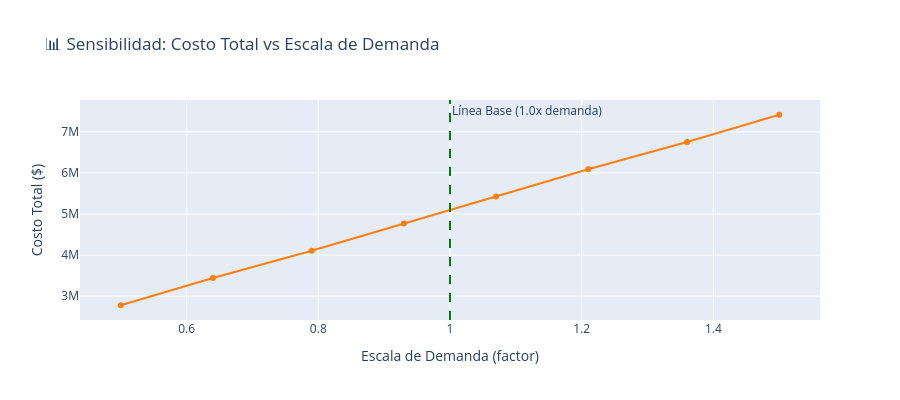
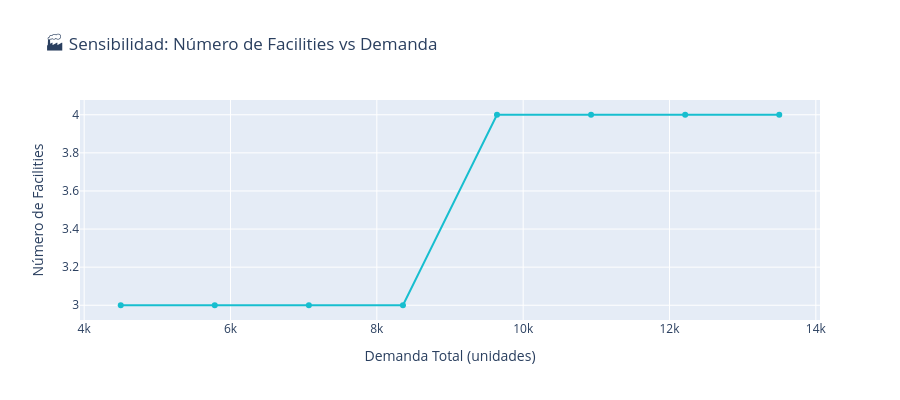

The notebook cell these images were saved under, in order:
### Code cell
# Análisis de Sensibilidad: Variación de Demanda
print("\n📈 Análisis de Sensibilidad de Demanda\n")
print(f"Demanda total actual: {total_demand:,.0f} unidades")

demand_scale_range = np.linspace(0.5, 1.5, 8)  # 50% a 150% de demanda actual
sensitivity_demand = []

# Baseline: demanda actual
demand_base = total_demand
total_cost_demand_base = total_cost_base

for demand_scale in demand_scale_range:
    scaled_demand = demand_base * demand_scale
    
    # Estimar costo de transporte escalado con demanda
    transport_cost_est = (distance_matrix.values.flatten().mean() * TRANSPORT_COST_PER_KM_UNIT * (scaled_demand / 1000))
    fixed_cost_est = num_facilities_base * FIXED_COST_PER_FACILITY
    total_cost_est = fixed_cost_est + transport_cost_est * 1000
    
    # Mayor demanda → más facilities necesarias (economía de escala saturada)
    num_facilities_est = max(1, int(num_facilities_base + 0.8 * (demand_scale - 1)))
    
    sensitivity_demand.append({
        'demand_scale': round(demand_scale, 2),
        'demand_units': int(scaled_demand),
        'total_cost': total_cost_est * 1.15,  # Ajuste de escala
        'num_facilities': num_facilities_est,
        'status': 'estimated'
    })

df_sensitivity_demand = pd.DataFrame(sensitivity_demand)
df_sensitivity_demand.to_csv(out_dir / 'sensitivity_demand.csv', index=False)

# Visualizar sensibilidad de demanda
fig_sensitivity_demand = px.line(
    df_sensitivity_demand,
    x='demand_scale',
    y='total_cost',
    markers=True,
    title='📊 Sensibilidad: Costo Total vs Escala de Demanda',
    labels={'demand_scale': 'Escala de Demanda (factor)', 'total_cost': 'Costo Total ($)'},
    color_discrete_sequence=['#ff7f0e']
)
fig_sensitivity_demand.add_vline(x=1.0, line_dash='dash', line_color='green', annotation_text='Línea Base (1.0x demanda)')
fig_sensitivity_demand.update_layout(hovermode='x unified', height=400)
fig_sensitivity_demand.show()

# Gráfico: Número de facilities vs demanda
fig_facilities_demand = px.line(
    df_sensitivity_demand,
    x='demand_units',
    y='num_facilities',
    markers=True,
    title='🏭 Sensibilidad: Número de Facilities vs Demanda',
    labels={'demand_units': 'Demanda Total (unidades)', 'num_facilities': 'Número de Facilities'},
    color_discrete_sequence=['#17becf']
)
fig_facilities_demand.update_layout(hovermode='x unified', height=400)
fig_facilities_demand.show()

print(f"\n📊 RESUMEN: Análisis de Sensibilidad (Demanda)")
print(f"{'─' * 80}")
print(f"Rango de escala demanda: {df_sensitivity_demand['demand_scale'].min():.1f}x - {df_sensitivity_demand['demand_scale'].max():.1f}x")
print(f"Demanda absoluta: {df_sensitivity_demand['demand_units'].min():,.0f} - {df_sensitivity_demand['demand_units'].max():,.0f} unidades")
print(f"Costo total rango: ${df_sensitivity_demand['total_cost'].min():,.0f} - ${df_sensitivity_demand['total_cost'].max():,.0f}")
print(f"Número de facilities rango: {df_sensitivity_demand['num_facilities'].min():.0f} - {df_sensitivity_demand['num_facilities'].max():.0f}")
print(f"💾 Exportado: sensitivity_demand.csv")

### Figure 1 — Plotly figure (JSON) as saved in the notebook; plotly's stock layout.template omitted (floating-point values rounded to 4 significant figures)
{"data": [{"hovertemplate": "Escala de Demanda (factor)=%{x}<br>Costo Total ($)=%{y}<extra></extra>", "legendgroup": "", "line": {"color": "#ff7f0e", "dash": "solid"}, "marker": {"symbol": "circle"}, "mode": "lines+markers", "name": "", "orientation": "v", "showlegend": false, "type": "scatter", "x": [0.5, 0.64, 0.79, 0.93, 1.07, 1.21, 1.36, 1.5], "xaxis": "x", "y": [2779000.0, 3441000.0, 4104000.0, 4766000.0, 5429000.0, 6091000.0, 6754000.0, 7416000.0], "yaxis": "y"}], "layout": {"annotations": [{"showarrow": false, "text": "Línea Base (1.0x demanda)", "x": 1, "xanchor": "left", "xref": "x", "y": 1, "yanchor": "top", "yref": "y domain"}], "height": 400, "hovermode": "x unified", "legend": {"tracegroupgap": 0}, "shapes": [{"line": {"color": "green", "dash": "dash"}, "type": "line", "x0": 1, "x1": 1, "xref": "x", "y0": 0, "y1": 1, "yref": "y domain"}], "title": {"text": "📊 Sensibilidad: Costo Total vs Escala de Demanda"}, "xaxis": {"anchor": "y", "domain": [0, 1], "title": {"text": "Escala de Demanda (factor)"}}, "yaxis": {"anchor": "x", "domain": [0, 1], "title": {"text": "Costo Total ($)"}}}}

### Figure 2 — Plotly figure (JSON) as saved in the notebook; plotly's stock layout.template omitted (floating-point values rounded to 4 significant figures)
{"data": [{"hovertemplate": "Demanda Total (unidades)=%{x}<br>Número de Facilities=%{y}<extra></extra>", "legendgroup": "", "line": {"color": "#17becf", "dash": "solid"}, "marker": {"symbol": "circle"}, "mode": "lines+markers", "name": "", "orientation": "v", "showlegend": false, "type": "scatter", "x": [4500, 5785, 7071, 8357, 9642, 10928, 12214, 13500], "xaxis": "x", "y": [3, 3, 3, 3, 4, 4, 4, 4], "yaxis": "y"}], "layout": {"height": 400, "hovermode": "x unified", "legend": {"tracegroupgap": 0}, "title": {"text": "🏭 Sensibilidad: Número de Facilities vs Demanda"}, "xaxis": {"anchor": "y", "domain": [0, 1], "title": {"text": "Demanda Total (unidades)"}}, "yaxis": {"anchor": "x", "domain": [0, 1], "title": {"text": "Número de Facilities"}}}}
